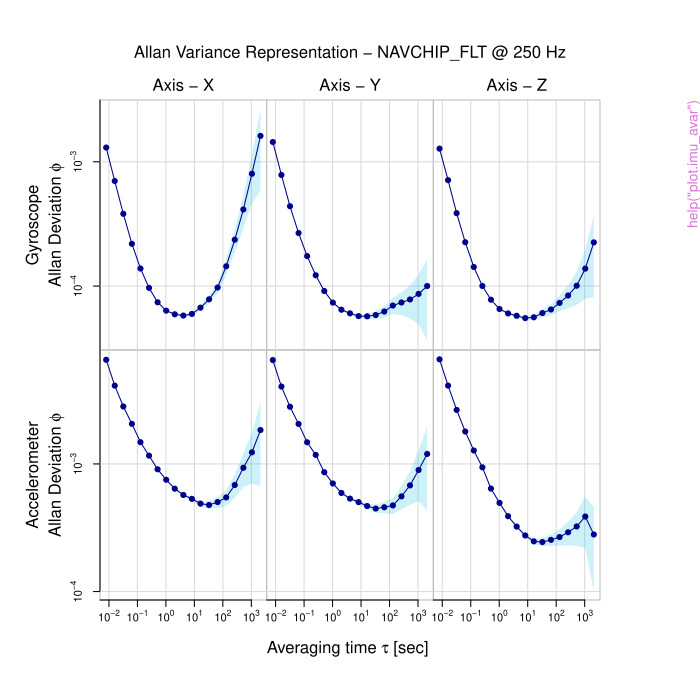

Source code (R):
pkgname <- "avar"
source(file.path(R.home("share"), "R", "examples-header.R"))
options(warn = 1)
library('avar')

base::assign(".oldSearch", base::search(), pos = 'CheckExEnv')
base::assign(".old_wd", base::getwd(), pos = 'CheckExEnv')
cleanEx()
nameEx("MOAV")
### * MOAV

flush(stderr()); flush(stdout())

### Name: MOAV
### Title: Non-stationary Maximal-overlapping Allan Variance
### Aliases: MOAV

### ** Examples




cleanEx()
nameEx("NOAV")
### * NOAV

flush(stderr()); flush(stdout())

### Name: NOAV
### Title: Non-stationary Non-overlapping Allan Variance
### Aliases: NOAV

### ** Examples





cleanEx()
nameEx("av_ar1")
### * av_ar1

flush(stderr()); flush(stdout())

### Name: av_ar1
### Title: Calculate Theoretical Allan Variance for Stationary First-Order
###   Autoregressive (AR1) Process
### Aliases: av_ar1

### ** Examples

av1 = av_ar1(n = 5, phi = 0.9, sigma2 = 1)
av2 = av_ar1(n = 8, phi = 0.5, sigma2 = 2)



cleanEx()
nameEx("av_dr")
### * av_dr

flush(stderr()); flush(stdout())

### Name: av_dr
### Title: Calculate Theoretical Allan Variance for Drift Process
### Aliases: av_dr

### ** Examples

av1 = av_dr(delta = 1, n = 5)
av2 = av_dr(delta = 2, n = 8)



cleanEx()
nameEx("av_qn")
### * av_qn

flush(stderr()); flush(stdout())

### Name: av_qn
### Title: Calculate Theoretical Allan Variance for Stationary Quantization
###   Noise Process
### Aliases: av_qn

### ** Examples

av1 = av_qn(Q2 = 1, n = 5)
av2 = av_qn(Q2 = 2, n = 8)



cleanEx()
nameEx("av_rw")
### * av_rw

flush(stderr()); flush(stdout())

### Name: av_rw
### Title: Calculate Theoretical Allan Variance for Random Walk Process
### Aliases: av_rw

### ** Examples

av1 = av_rw(omega2 = 1, n = 5)
av2 = av_rw(omega2 = 2, n = 8)



cleanEx()
nameEx("av_wn")
### * av_wn

flush(stderr()); flush(stdout())

### Name: av_wn
### Title: Calculate Theoretical Allan Variance for Stationary White Noise
###   Process
### Aliases: av_wn

### ** Examples

av1 = av_wn(sigma2 = 1, n = 5)
av2 = av_wn(sigma2 = 2, n = 8)



cleanEx()
nameEx("avar")
### * avar

flush(stderr()); flush(stdout())

### Name: avar
### Title: Compute the Empirical Allan Variance
### Aliases: avar avar.default avar.imu
### Keywords: internal

### ** Examples

set.seed(999)
Xt = rnorm(10000)
av_mat_mo = avar(Xt, type = "mo", freq = 100)
av_mat_tau = avar(Xt, type = "to")




cleanEx()
nameEx("avar_mo_cpp")
### * avar_mo_cpp

flush(stderr()); flush(stdout())

### Name: avar_mo_cpp
### Title: Compute Maximal-Overlap Allan Variance using Means
### Aliases: avar_mo_cpp
### Keywords: internal

### ** Examples




cleanEx()
nameEx("avar_to_cpp")
### * avar_to_cpp

flush(stderr()); flush(stdout())

### Name: avar_to_cpp
### Title: Compute Tau-Overlap Allan Variance
### Aliases: avar_to_cpp
### Keywords: internal

### ** Examples




cleanEx()
nameEx("avlr")
### * avlr

flush(stderr()); flush(stdout())

### Name: avlr
### Title: Computes the Allan Variance Linear Regression estimator
### Aliases: avlr avlr.default avlr.imu_avar

### ** Examples




cleanEx()
nameEx("covmat_ar1blocks")
### * covmat_ar1blocks

flush(stderr()); flush(stdout())

### Name: covmat_ar1blocks
### Title: Calculate Theoretical Covariance Matrix of AR(1) Blocks Process
### Aliases: covmat_ar1blocks

### ** Examples

covmat1 = covmat_ar1blocks(n_total = 1000, n_block = 10,
phi = 0.9, sigma2 = 1)
covmat2 = covmat_ar1blocks(n_total = 800, n_block = 20,
phi = 0.5, sigma2 = 2)



cleanEx()
nameEx("covmat_bi")
### * covmat_bi

flush(stderr()); flush(stdout())

### Name: covmat_bi
### Title: Calculate Theoretical Covariance Matrix of Bias-Instability
###   Process
### Aliases: covmat_bi

### ** Examples

covmat1 = covmat_bi(sigma2 = 1, n_total = 1000, n_block = 10)
covmat2 = covmat_bi(sigma2 = 2, n_total = 800, n_block = 20)



cleanEx()
nameEx("covmat_nswn")
### * covmat_nswn

flush(stderr()); flush(stdout())

### Name: covmat_nswn
### Title: Calculate Theoretical Covariance Matrix of Non-Stationary White
###   Noise Process
### Aliases: covmat_nswn

### ** Examples

covmat1 = covmat_nswn(sigma2 = 1, n_total = 1000)
covmat2 = covmat_nswn(sigma2 = 2, n_total = 800)



cleanEx()
nameEx("is.whole")
### * is.whole

flush(stderr()); flush(stdout())

### Name: is.whole
### Title: Integer Check
### Aliases: is.whole
### Keywords: internal

### ** Examples

is.whole(2.3)
is.whole(4)
is.whole(c(1,2,3))
is.whole(c(.4,.5,.6))
is.whole(c(7,.8,9))



cleanEx()
nameEx("plot.avar")
### * plot.avar

flush(stderr()); flush(stdout())

### Name: plot.avar
### Title: Plot Allan Deviation
### Aliases: plot.avar

### ** Examples




cleanEx()
nameEx("plot.avlr")
### * plot.avlr

flush(stderr()); flush(stdout())

### Name: plot.avlr
### Title: Plot the AVLR with the Allan Deviation
### Aliases: plot.avlr

### ** Examples




cleanEx()
nameEx("plot.imu_avar")
### * plot.imu_avar

flush(stderr()); flush(stdout())

### Name: plot.imu_avar
### Title: Plot Allan Deviation based on IMU Data
### Aliases: plot.imu_avar

### ** Examples

data("navchip_av")
plot(navchip_av)



cleanEx()
nameEx("plot.imu_avlr")
### * plot.imu_avlr

flush(stderr()); flush(stdout())

### Name: plot.imu_avlr
### Title: Plot the AVLR with the Allan Deviation for IMU
### Aliases: plot.imu_avlr

### ** Examples




cleanEx()
nameEx("print.avar")
### * print.avar

flush(stderr()); flush(stdout())

### Name: print.avar
### Title: Prints Allan Variance
### Aliases: print.avar

### ** Examples

set.seed(999)
Xt = rnorm(10000)
out = avar(Xt)
print(out)




cleanEx()
nameEx("print.avlr")
### * print.avlr

flush(stderr()); flush(stdout())

### Name: print.avlr
### Title: Print avlr object
### Aliases: print.avlr
### Keywords: internal

### ** Examples




cleanEx()
nameEx("print.imu_avlr")
### * print.imu_avlr

flush(stderr()); flush(stdout())

### Name: print.imu_avlr
### Title: Print imu_avlr object
### Aliases: print.imu_avlr
### Keywords: internal

### ** Examples




cleanEx()
nameEx("summary.avar")
### * summary.avar

flush(stderr()); flush(stdout())

### Name: summary.avar
### Title: Summary Allan Variance
### Aliases: summary.avar

### ** Examples

set.seed(999)
Xt = rnorm(10000)
out = avar(Xt)
summary(out)




### * <FOOTER>
###
cleanEx()
options(digits = 7L)
base::cat("Time elapsed: ", proc.time() - base::get("ptime", pos = 'CheckExEnv'),"\n")
grDevices::dev.off()
###
### Local variables: ***
### mode: outline-minor ***
### outline-regexp: "\\(> \\)?### [*]+" ***
### End: ***
quit('no')
